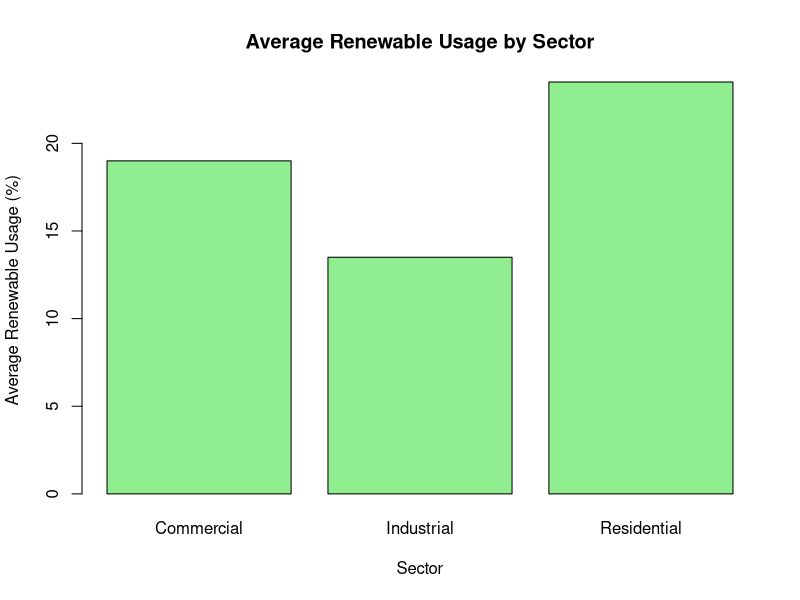

Generate this figure with R:
# Create Dataset
energy <- data.frame(
  Sector = c("Residential","Commercial","Industrial",
             "Residential","Commercial","Industrial"),
  Renewable_Usage = c(22,18,12,25,20,15)
)

# Average Renewable Usage
avg_usage <- aggregate(Renewable_Usage ~ Sector,
                       data = energy,
                       mean)

print(avg_usage)

# Bar Chart
barplot(
  avg_usage$Renewable_Usage,
  names.arg = avg_usage$Sector,
  col = "lightgreen",
  xlab = "Sector",
  ylab = "Average Renewable Usage (%)",
  main = "Average Renewable Usage by Sector"
)
